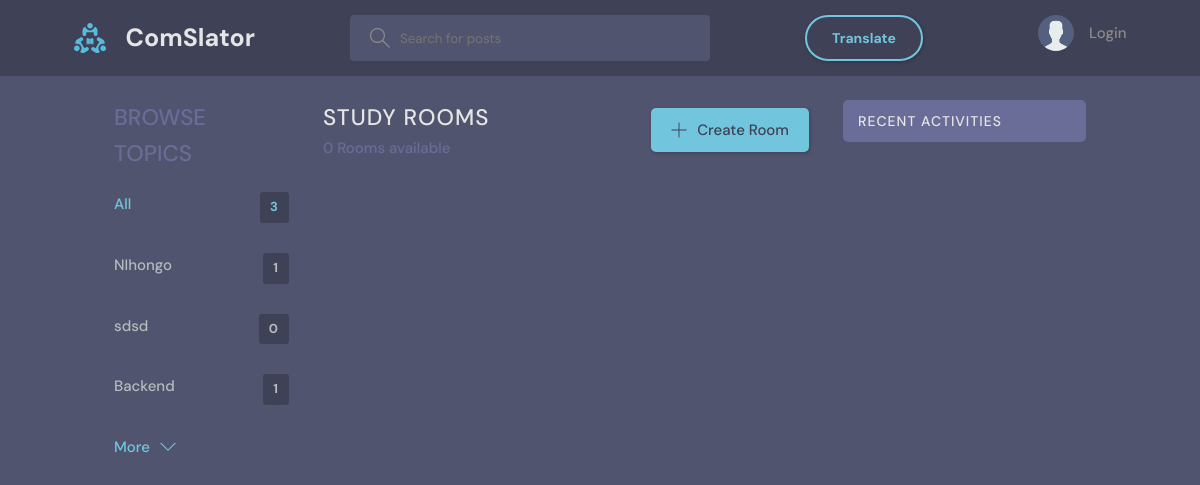
/?q=sdsd, run on the app's committed database.
### base/models.py (models this page shows, shortened)
class Topic(models.Model):
    name = models.CharField(max_length=200)

### base/views.py (the view)
# urls.py: path('', views.home, name="home"),
def home(request):
    q = request.GET.get('q') if request.GET.get('q') != None else ''
    rooms = Room.objects.filter(
        Q(topic__name__icontains=q) |
        Q(name__icontains=q) |
        Q(description__icontains=q)
    )
    topics = Topic.objects.all()[0:5]
    room_count = rooms.count()
    room_messages = Message.objects.filter(
        Q(room__topic__name__icontains=q))[0:3]
    context = {'rooms': rooms, 'topics': topics,
               'room_count': room_count, 'room_messages': room_messages}
    return render(request, 'base/home.html', context)

### base/templates/base/home.html (shortened to what this page needs)
{% extends 'main.html' %}
{% block content %}
<main class="layout layout--3">
  <div class="container">
    {% include 'base/topics_component.html' %}
    <div class="roomList">
      <div class="roomList__header">
        <div>
          <h2>Study Rooms</h2>
          <p>{{room_count}} Rooms available</p>
        </div>
        <a class="btn btn--main" href="{% url 'create-room' %}">
          <svg version="1.1" xmlns="http://www.w3.org/2000/svg" width="32" height="32" viewBox="0 0 32 32">
            <title>add</title>
            <path
              d="M16.943 0.943h-1.885v14.115h-14.115v1.885h14.115v14.115h1.885v-14.115h14.115v-1.885h-14.115v-14.115z">
            </path>
          </svg>
          Create Room
        </a>
      </div>
    </div>
    {% include 'base/activity_component.html' %}
  </div>
</main>
{% endblock %}

### base/templates/base/topics_component.html
<div class="topics">
    <div class="topics__header">
        <h2>Browse Topics</h2>
    </div>
    <ul class="topics__list">
        <li>
            <a href="{% url 'home' %}" class="active">All <span>{{topics.count}}</span></a>
        </li>
        {% for topic in topics %}
        <li>
            <a href="{% url 'home' %}?q={{topic.name}}">{{topic.name}}<span>{{topic.room_set.all.count}}</span></a>
        </li>
        {% endfor %}
    </ul>
    <a class="btn btn--link" href="{% url 'topics' %}">
        More
        <svg version="1.1" xmlns="http://www.w3.org/2000/svg" width="32" height="32" viewBox="0 0 32 32">
            <title>chevron-down</title>
            <path d="M16 21l-13-13h-3l16 16 16-16h-3l-13 13z"></path>
        </svg>
    </a>
</div>

### static/styles/style.css (style rules this page uses)
:root { --color-main: #71c6dd; --color-main-light: #e1f6fb; --color-dark: #3f4156; --color-dark-medium: #51546e; --color-dark-light: #696d97; --color-light: #e5e5e5; --color-gray: #8b8b8b; --color-light-gray: #b2bdbd; --color-bg: #2d2d39; --color-success: #5dd693; --color-error: #fc4b0b; }
* { font-family: "DM Sans", -apple-system, BlinkMacSystemFont, "Segoe UI", Roboto, Oxygen, Ubuntu, Cantarell, "Open Sans", "Helvetica Neue", sans-serif; margin: 0; padding: 0; box-sizing: border-box; text-rendering: optimizeLegibility; }
html { font-size: 56.25%; }
@media only screen and (min-width: 1200px) { html { font-size: 62.5%; } }
body { line-height: 1.6; font-weight: 400; font-size: 1.5rem; color: var(--color-light-gray); background-color: var(--color-bg); min-height: 100vh; }
a { display: inline-block; color: var(--color-main); text-decoration: none; }
.container { max-width: 120rem; width: 90%; margin: auto; }
.btn { background-color: transparent; border: none; display: inline-flex; align-items: center; gap: 1rem; cursor: pointer; transition: all ease-in-out 0.3s; padding: 1rem 2rem; border-radius: 5px; box-shadow: 1px 1px 3px 1px rgba(0, 0, 0, 0.15); font-weight: 500; }
.btn--link { border-radius: 0; padding: 0; color: var(--color-main); box-shadow: none; }
.btn--main { background-color: var(--color-main); color: var(--color-dark); }
.btn > svg { fill: currentColor; width: 1.6rem; height: 1.6rem; }
.layout { margin-top: 2.4rem; }
.layout > .container { display: flex; justify-content: space-between; align-items: flex-start; }
.layout--3 > .container > div:first-child { flex-basis: 18%; max-width: 22.5rem; }
.layout--3 > .container > div:nth-child(2) { flex-basis: 50%; }
.topics__header { margin-bottom: 2rem; }
.topics__header h2 { text-transform: uppercase; font-weight: 500; color: var(--color-dark-light); }
.topics__list { list-style: none; }
.topics__list li a { display: flex; justify-content: space-between; margin-bottom: 3rem; font-weight: 500; color: var(--color-light-gray); transition: all 0.3s ease-in-out; }
.topics__list li a.active, .topics__list li a:hover { color: var(--color-main); }
.topics__list li a span { padding: 0.5rem 1rem; background-color: var(--color-dark); border-radius: 3px; font-size: 1.3rem; font-weight: 700; letter-spacing: 1px; }
.roomList__header { display: flex; justify-content: space-between; align-items: center; margin-bottom: 2.4rem; }
.roomList__header h2 { text-transform: uppercase; font-weight: 500; color: var(--color-light); letter-spacing: 1px; }
.roomList__header p { font-weight: 500; color: var(--color-dark-light); }

### static/styles/style1.css (style rules this page uses)
body { margin: 0; padding: 0; background-color: #51546e; color: #e1f6fb; font-family: "DM Sans", -apple-system, BlinkMacSystemFont, "Segoe UI", Roboto, Oxygen, Ubuntu, Cantarell, "Open Sans", "Helvetica Neue", sans-serif; }
main { width: 1400px; margin: 0 auto; height: 75vh; }
@media screen and (max-width: 1400px) { main { width: 90%; margin: 0 auto; } }

### data on the page
Topic: name "NIhongo", room_set.all.count "1"
Topic: name "sdsd", room_set.all.count "0"
Topic: name "Backend", room_set.all.count "1"

### other printed values
{{ topics.count }} "3"
{{ room_count }} "0"
